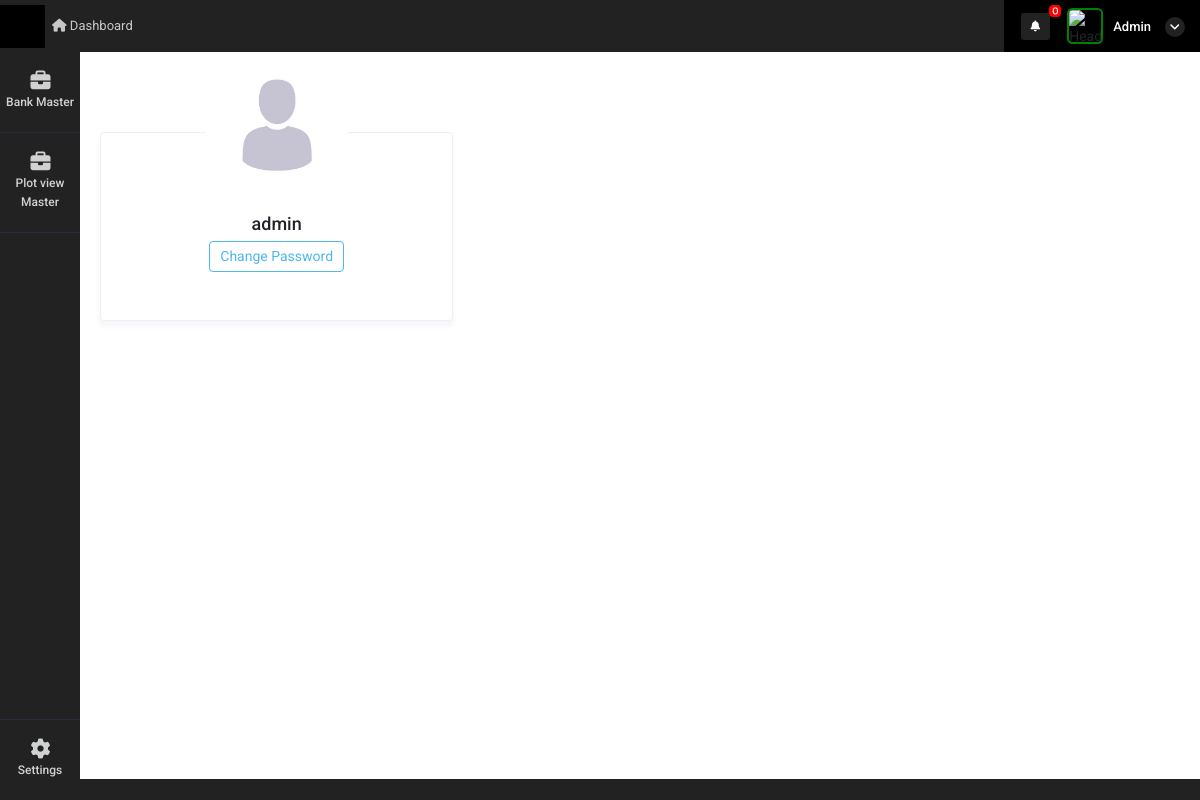
Before: /profile (signed in) with the older database file.
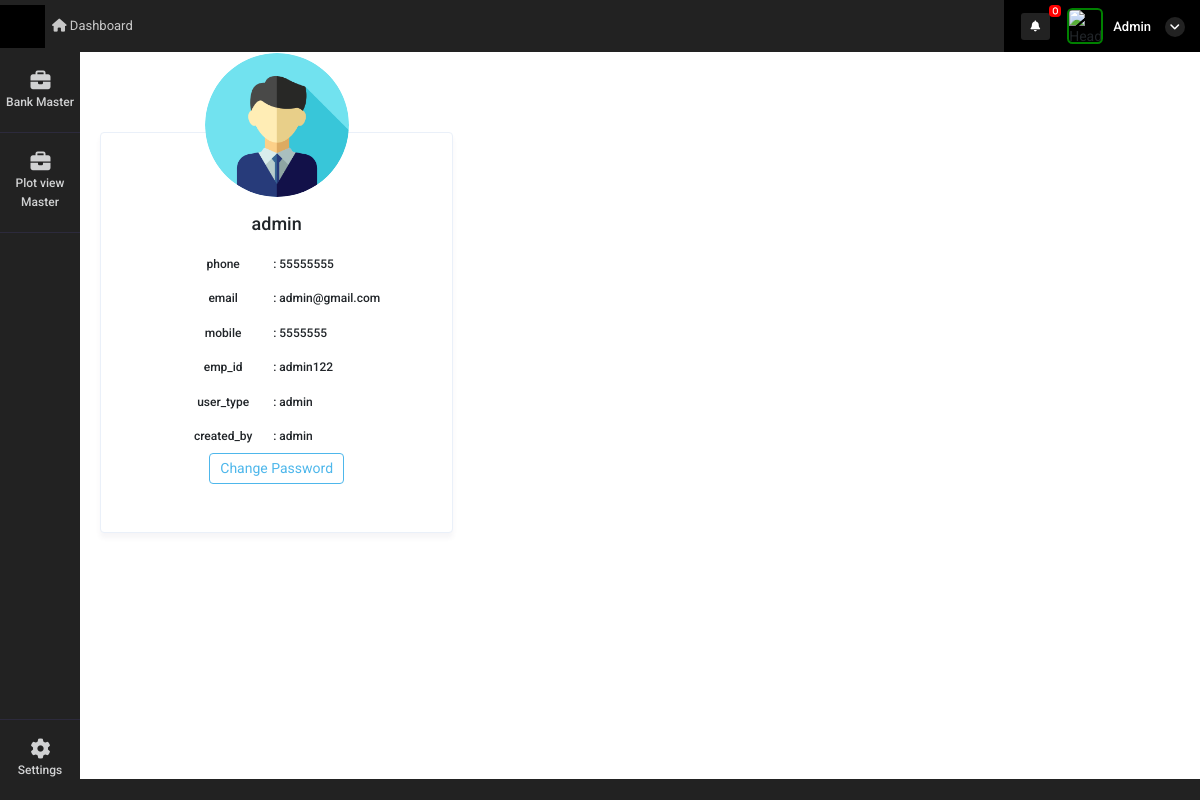
After: the same page with the newer database file.
### super_admin/models.py (models this page shows)
class common(models.Model):  # COMM0N
    dt = models.DateField(auto_now=True)
    tm = models.TimeField(auto_now=True)
    updated = models.DateTimeField(default=timezone.now)
    status = models.CharField(max_length=255, null=True)
    class Meta:
        abstract = True

class user_Details(common):
    auth_user = models.ForeignKey(User,on_delete=models.CASCADE,related_name="auth_user_login_id", null=True)
    name = models.CharField(max_length=255,null=True)
    phone = models.CharField(max_length=255,null=True)
    email = models.EmailField(null=True)
    mobile = models.CharField(max_length=255,null=True)
    emp_id = models.CharField(max_length=255,null=True)
    address1 = models.CharField(max_length=255,null=True)
    address2 = models.CharField(max_length=255,null=True)
    city = models.CharField(max_length=255,null=True)
    state = models.CharField(max_length=255,null=True)
    country = models.CharField(max_length=255,null=True)
    zip = models.CharField(max_length=255,null=True)
    password_geration_type = models.CharField(max_length=255,choices=password_generate_option,null=True)
    user_type = models.CharField(max_length=255,choices=login_user_type,null=True)
    atatchment = models.FileField(upload_to="user_image",null=True)
    created_by = models.ForeignKey(User,on_delete=models.CASCADE,related_name="added_by_user_id", null=True)
    plot_list_view = models.CharField(max_length=255,null=True)
    price_visibility = models.IntegerField(null=True,default=1)
    property_access =  models.CharField(max_length=255,choices=property_access_option,null=True)
    manager_nav_ploat_permission = models.IntegerField(default=0)
    manager_nav_user_permission = models.IntegerField(default=0)
    manager_nav_plot_edit_permission = models.IntegerField(default=0)
    manager_nav_booking_cancel_permission = models.IntegerField(default=0)
    manager_nav_customer_read_permission = models.IntegerField(default=0)
    manager_nav_customer_write_permission = models.IntegerField(default=0)
    manager_nav_customer_edit_permission = models.IntegerField(default=0)
    manager_nav_document_read_permission = models.IntegerField(default=0)
    manager_nav_document_write_permission = models.IntegerField(default=0)
    manager_nav_document_edit_permission = models.IntegerField(default=0)

### super_admin/views.py (the view)
# urls.py: path('profile',views.profile,name='profile'),
def profile(request):
    try:
        user_data = user_Details.objects.get(auth_user=request.user)
        context = {
            'user_data': user_data,
            'bank_nav':1
        }
        return render(request, 'super_admin/profile.html', context)
    except:
        return render(request, 'super_admin/profile.html',{ 'bank_nav':1})

### super_admin/templatetags/notification.py (called while the page is built, shortened)
@register.filter(name='get_notifications')
def get_notifications(value,args):
    user_dat = User.objects.get(id=value.id)
    st = user_dat.is_superuser
    data_count = ''
    if st == True:
        data_count = user_request_plot.objects.filter(read_status=0).count()
    return data_count

@register.filter(name='get_loginUsernameImage')
def get_loginUsernameImage(value,args):
    user_dat = User.objects.get(id=value.id)
    st = user_dat.is_superuser
    image_url = ''
    if st == True:
        image_url = 'http://10.10.10.119:8000/static/adminicon.jpg'
    else:
        user_data = user_Details.objects.get(auth_user=value.id)
        if user_data.atatchment == '':
            image_url = 'http://10.10.10.119:8000/static/adminicon.jpg'
        else:
            image_url ='../media/'+str(user_data.atatchment)
    return image_url

### super_admin/templates/super_admin/profile.html (shortened to what this page needs)
{% extends "super_admin/base.html" %}
{% block content %}
{% load static %}
<div class="container">
  <div class="row">
    <div class="col-12 col-sm-8 col-md-6 col-lg-4">
        {% if user_data %}
      <div class="card mt-5">
        <div class="card-body text-center chang-pass">
          {% if user_data.atatchment == "" %}
          <img class="avatar rounded-circle" src="{% static 'adminicon.jpg' %}" alt="Bologna">
         {% else %}
         <img class="avatar rounded-circle" src="../media/{{user_data.atatchment}}" alt="Bologna">
         {% endif %}
          <h4 class="card-title">{{user_data.name}}</h4>
           <div class="d-flex">
            <h6 class="form-lbl">phone</h6><h6>: {{user_data.phone}}</h6>
           </div>
          <div class="d-flex">
            <h6 class="form-lbl">email</h6><h6>: {{user_data.email}}</h6>
           </div>
        <div class="d-flex">
            <h6 class="form-lbl">mobile</h6><h6>: {{user_data.mobile}}</h6>
        </div>
        <div class="d-flex">
            <h6 class="form-lbl">emp_id</h6><h6>: {{user_data.emp_id}}</h6>
        </div>
        <div class="d-flex">
            <h6 class="form-lbl">user_type</h6><h6>: {{user_data.user_type}}</h6>
        </div>
        <div class="d-flex">
            <h6 class="form-lbl">created_by</h6><h6>: {{user_data.created_by}}</h6>
        </div>
          <a href="#" class="btn btn-outline-info" onclick="change_password()">Change Password</a>
        </div>
        <div class="card-body text-center">
       </div>
      </div>
    </div>
      {% else %}
      <div class="card mt-5">
        <div class="card-body text-center">
          <img class="avatar rounded-circle" src="{% static 'adminicon.jpg' %}" alt="Bologna">
          <h4 class="card-title">{{request.user}}</h4>
          <a href="#" class="btn btn-outline-info" onclick="change_password()">Change Password</a>
        </div>
        <div class="card-body text-center">
       </div>
      </div>
    </div>
      {% endif %}
  </div>
</div>
{% endblock %}

### super_admin/templates/super_admin/base.html (shortened to what this page needs)
<!doctype html>
<html lang="en">
    {% load static %}
    {% load notification %}
<head>
    <link rel="stylesheet" href="{% static 'admin/css/morris.css' %}">
    <link href="{% static 'admin/css/bootstrap.min.css' %}" rel="stylesheet" type="text/css" />
    <link href="{% static 'admin/css/icons.css' %}" rel="stylesheet" type="text/css" />
    <link href="{% static 'admin/css/style.css' %}" rel="stylesheet" type="text/css" />
</head>
<body class="">
    <div id="wrapper">
        <div class="left side-menu">
            <div class="slimscroll-menu" id="remove-scroll">
                <div id="sidebar-menu" class="sidaber_menu">
                    <ul class="" id="side-menu">
                        {% if bank_nav == 1 %}
<li>    <a href="bank_master" class="splnav"> <i class="fas fa-briefcase"></i>        <p>Bank Master</p>    </a></li>
<li>    <a href="plot_view_master" class="splnav"> <i class="fas fa-briefcase"></i>        <p>Plot view Master</p>    </a></li>
                        {% endif %}
                        <li class="bootm_toggle_settings_button ">
                            <a class="splnav bdr_btmnone_nav" href="profile"> <i class="fa fa-cog"></i>
                                <p>Settings</p>
                            </a>
                        </li>
                    </ul>
                </div>
            </div>
        </div>
        <div class="content-page">
            <div class="topbar">
                <div class="navbar-header">
                    <div class="d-flex">
                        <div class="binance">
                        </div>
                    </div>
                    <ul class="navbar-nav1 bg-2 col">
                        <li class="nav-item d-none d-sm-inline-block">
                            <a href="home" class="nav-link"><i class="fa fa-home"></i> Dashboard</a>
                        </li>
                    </ul>
                    <div class="d-flex align-items-center icns">
                        <div class="dropdown topbar-head-dropdown ms-1 header-item">
                            <a href="view_all_activity">
                                <i class="fas fa-bell fs-icn">
                                    <span
                                        class="position-absolute topbar-badge fs-9 translate-middle badge11 rounded-pill bg-red">{{ request.user|get_notifications:"sss" }}</span></i>
                                    </a>
                        </div>
                        <div class="dropdown header-item topbar-user king button-drpdown">
                            <span class="d-flex align-items-center drpdown-toggle">
                                <img class="header-profile-user" src="{{ request.user|get_loginUsernameImage:"sss" }}" alt="Header Avatar">
                                <span class="text-start ms-xl-2">
                                    <span class="d-none d-xl-inline-block ms-1 fw-medium user-name-text">  {{request.user.username|title}}</span>
                                    <i class="pro-icn fa fa-angle-down"></i>
                                </span>
                            </span>
                        </div>
                    </div>
                </div>
            </div>
            <div class="content">
                {% block content %}
                {% endblock %}
            </div>
            <footer class="footer">
                <div class="container-fluid">
                    <div class="row">
                        <div class="col-sm-6">
                        </div>
                        <div class="col-sm-6">
                        </div>
                    </div>
                </div>
            </footer>
        </div>
    </div>
</body>
</html>

### super_admin/templates/super_admin/base.html (style rules this page uses)
.badge11 { display: inline-block; padding: .25em .4em; font-size: 75%; font-weight: 700; line-height: 1; text-align: center; white-space: nowrap; vertical-align: baseline; border-radius: .25rem }

### super_admin/templates/super_admin/profile.html (style rules this page uses)
body { padding: 2rem 0rem; }
.avatar { border: 0.3rem solid rgba(#fff, 0.3); margin-top: -6rem; margin-bottom: 1rem; max-width: 9rem; }
.chang-pass .form-lbl { min-width: 100px }
.chang-pass { margin: 0 auto; }
.chang-pass h6 { margin:10px 0; }

Changed rows visible on the page:
added user_Details: atatchment (picture), name "admin", phone "55555555", email "admin@gmail.com", mobile "5555555", emp_id "admin122", user_type "admin", created_by "admin"
Other visible differences:
{{ request.user }}: "admin" → (not shown)
text now shown: "phone : email : mobile : emp_id : user_type : created_by :"
